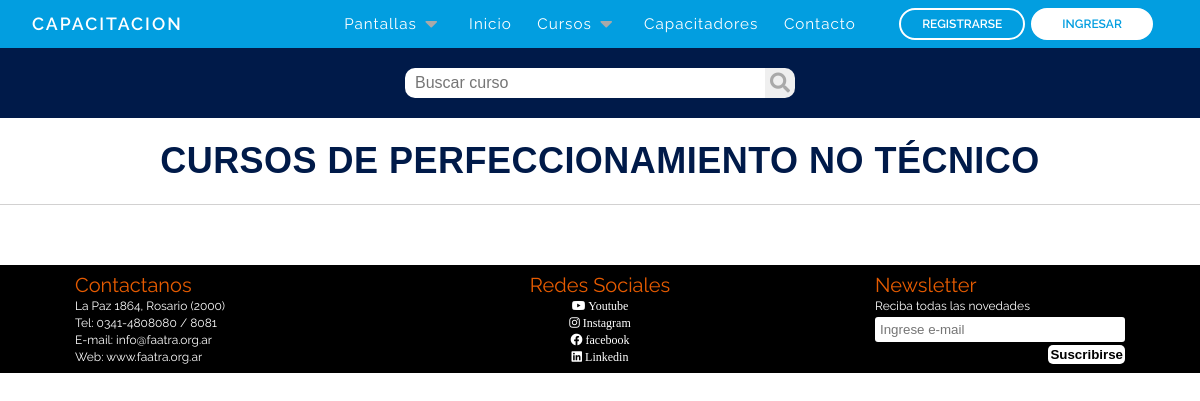
Page /cursosPerfeccionamientoNoT.php on the earlier database version.
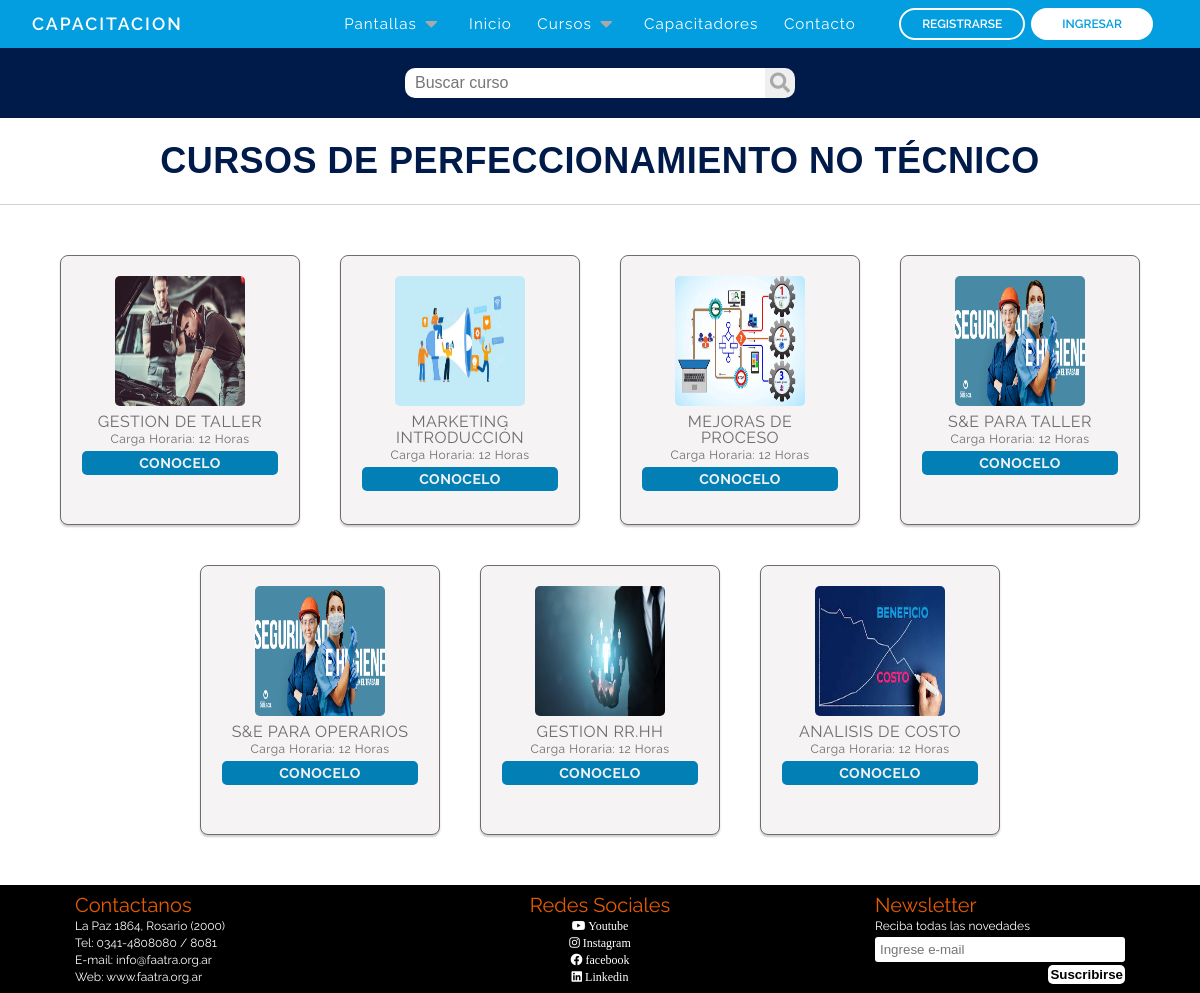
Same page on the later database version.
### tables this page shows
CREATE TABLE `cursos` (
  `id` int(11) NOT NULL,
  `nombre` varchar(120) NOT NULL,
  `nivel_curso` int(10) NOT NULL,
  `descripcion` varchar(1000) NOT NULL,
  `logo_curso` varchar(255) NOT NULL,
  `carga_horaria` int(10) NOT NULL,
  `fecha_inicio` date NOT NULL,
  `fecha_fin` date NOT NULL,
  `id_capacitador` int(10) NOT NULL,
  `id_modalidad` int(10) NOT NULL
);

CREATE TABLE `niveles_cursos` (
  `id` int(10) NOT NULL,
  `nivel` varchar(60) NOT NULL,
  `carga_horaria` varchar(20) NOT NULL,
  `sub_indice` int(1) NOT NULL
);

### cursosPerfeccionamientoNoT.php (the view, shortened to what this page needs)
<?php
require_once('bd/conexion.php');
if (isset( $_POST['input-buscador'])) {
  $palabra = $_POST['input-buscador'];
  try {
    $bus = $pdo->prepare("SELECT cursos.id AS alias, cursos.nombre, cursos.logo_curso, niveles_cursos.carga_horaria, niveles_cursos.nivel, niveles_cursos.carga_horaria FROM cursos INNER JOIN niveles_cursos ON cursos.nivel_curso = niveles_cursos.id WHERE LOWER(cursos.nombre) LIKE LOWER('%$palabra%') AND cursos.nivel_curso = 2");
  $bus->execute();
} catch(PDOException $e) {
  echo $e->getMessage();
}
} else {
  $bus = $pdo->prepare('SELECT cursos.id AS alias, cursos.nombre, cursos.logo_curso, niveles_cursos.carga_horaria, niveles_cursos.nivel, niveles_cursos.carga_horaria from cursos INNER JOIN niveles_cursos ON cursos.nivel_curso = niveles_cursos.id WHERE cursos.nivel_curso = 2');
    $bus->execute();
  }
?>
<!DOCTYPE html>
<html lang="es">
<head>
    <link rel="stylesheet" href="https://use.fontawesome.com/releases/v5.15.4/css/all.css"
 />
    <link rel="stylesheet" href="reset.css">
    <link rel="stylesheet" href="css/cursosPerfeccionamientoNoT.css">
    <link rel="stylesheet" href="css/footer.css">
</head>
<body>
    <?php require_once "nav.php" ?>
  <form action="" method="POST">
  <div class="header-content">
      <input type="text" class="input-buscador" id="input-buscador" name="input-buscador" placeholder="Buscar curso">
    <button type="text" id="buscador" name="buscador" class="buscador"><i class="fas fa-search"></i></button>
  </div>
</form>
    <main>
      <form action="" method="POST">
        <div>
          <p class="title">CURSOS DE PERFECCIONAMIENTO NO TÉCNICO</p>
        </div>
        <div class="container-capacitadores " id="lista-capacitadores">
          <?php while($res = $bus->fetch(PDO::FETCH_ASSOC)) { ?>
          <div class="card">
              <a href="<?= 'cursosPerfeccionamientoNoT.php?id='.$res['alias'] ?>" class="linkCapacitador">
                <img src="images/cursos/<?= $res['logo_curso']?>" class="card-img" alt="<? $res['cursos.nombre']?>">
                <h5><?= $res['nombre']?>
                  </h5>
                <span style="font-size: 12px;">Carga Horaria: <?= $res['carga_horaria']?>
          </span>
              </a>
              <a href="<?= 'cursosPerfeccionamientoNoT.php?id='.$res['alias'] ?>" class="button agregar-carrito">CONOCELO</a>
            </div>
            <?php } ?>
          </div>
      </form>
    </main>
    <?php include_once "footer.php" ?>
  </body>
</html>

### nav.php (shortened to what this page needs)
<!DOCTYPE html>
<html lang="en">
<head>
    <link rel="stylesheet" href="https://use.fontawesome.com/releases/v5.15.4/css/all.css" />
    <link rel="stylesheet" href="css/nav.css">
</head>
<body>
    <nav >
        <div class="containerNav">
            <div class="logo-container">
                <h3 class="logonav"><a class="ancor-nav" href="index.php">CAPACITACION</a></h3>
            </div>
            <div class="nav-btn">
                <div class="nav-links">
                    <ul>
                        <li class="nav-link" style="--i: .85s">
                            <a href="#">Pantallas<i class="fas fa-caret-down"></i></a>
                        </li>
                        <li class="nav-link" style="--i: .6s">
                            <a href="index.php">Inicio</a>
                        </li>
                        <li class="nav-link" style="--i: .85s">
                            <a href="#">Cursos<i class="fas fa-caret-down"></i></a>
                        </li>
                        <li class="nav-link" style="--i: 1.1s">
                            <a href="capacitadores.php">Capacitadores</a>
                        </li>
                        <li class="nav-link" style="--i: 1.35s">
                            <a href="contacto.php">Contacto</a>
                        </li>
                    </ul>
                    </div>
                        <div class="buttons" style="--i: 1.8s">
                            <a href="formularioRegistro.php" class="btn btnRegistrese transparent">Registrarse</a>
                            <a href="login.php" class="btn btnIngresar solid" id="abrirModal">Ingresar</a>
                        </div>
                    </div>
        </div>
    </nav>
</body>
</html>

### footer.php (shortened to what this page needs)
<footer class="footer">
        <form action="" method="POST" class="footer-item ">
            <h2 class="footer-title">Contactanos</h2>
            <ul>
                <li> La Paz 1864, Rosario (2000) </li>
                <li> Tel: 0341-4808080 / 8081 </li>
                <li> E-mail: info@faatra.org.ar </li>
                <li><a href='https://www.faatra.org.ar' target="_blank" rel="noopener noreferrer" class="web">Web: www.faatra.org.ar</a></li>
            </ul>
        </form>
        <div class="footer-item redes">
            <h2 class="footer-title"> Redes Sociales </h2>
            <ul>
                <li><i class="fab fa-youtube"><a href="https://www.youtube.com/@faatra" target="_blank" rel="noopener noreferrer"> Youtube</a></i>
                <li><i class="fab fa-instagram"><a href='https://www.instagram.com/faatraargentina/' target="_blank" rel="noopener noreferrer"> Instagram</a></i>
                <li><i class="fab fa-facebook"><a href="https://www.facebook.com/FAATRArgentina" target="_blank" rel="noopener noreferrer"> facebook</a></i>
                <li><i class="fab fa-linkedin"><a href="https://linkedin.com/in/faatra-argentina-1616b51a5/" target="_blank" rel="noopener noreferrer"> Linkedin</a></i>
            </ul>
        </div>
        <form class="footer-item newsletter" method="POST">
            <h2 class="footer-title"> Newsletter </h2>
            <ul class="news-input">
                <li>Reciba todas las novedades</li>
                <input type="email" class="input-news"  placeholder="Ingrese e-mail" name="email">
                <button type="submit" value="suscribirse" name="submit" class="btnNews">Suscribirse
            </ul>
</form>
    </footer>

### css/cursosPerfeccionamientoNoT.css (style rules this page uses)
main { margin: 0; padding: 0; box-sizing: border-box; letter-spacing: 0.03em; line-height: 1; background: #fff; }
.title { text-align: center; font-size: 36px; font-weight: bold; margin-bottom: 20px; color: #001a49; font-family: 'Franklin Gothic Medium', 'Arial Narrow', Arial, sans-serif }
p { padding: 5px 0px; }
.header-content { height: 70px; background-color: #001a49; width: 100%; display: flex; justify-content: center; align-items: center; margin-bottom: 20px; }
.card { padding: 10px; }
.linkCapacitador { margin: 0; padding: 0; text-decoration: none; color: #6d6d6d; }
.input-buscador { height: 30px; width: 30%; border-radius: 10px 0 0 10px; padding: 0 50px 0 10px ; font-size: 16px; border: none; }
button { border: none; border-radius: 0 10px 10px 0; }
.fas { padding: 5px; font-size: 20px; color: darkgrey; border-radius: 0 10px 10px 0; }
.button { background:#027fb5; text-decoration: none; padding: 10px; font-size: 14px; margin-top: 15px; border-radius: 5px; color: #f2f2f2; font-weight: 700; }
.container-capacitadores { width: 100%; max-width: 1200px; border-top: 1px solid rgb(210, 209, 209); height: auto; display: flex; flex-wrap: wrap; justify-content: center; margin: auto; padding: 30px 0px; }
.container-capacitadores .card { width: 240px; height: 270px; background: #f5f3f3; background-size: cover; color:#6d6d6d; border-radius: 8px; border:1px solid; box-shadow: 0 2px 2px rgba(0,0,0,0.2); overflow: hidden; margin: 20px 20px; text-align: center; align-items: center; transition: all 0.25s; }
.container-capacitadores .card img { width: 130px; height: 130px; margin: 5px; border-radius: 5px; cursor: pointer; }
.container-capacitadores .card a { padding: 5px; display: block; width: 90%; margin: 0 auto; font-family: 'Raleway', sans-serif !important; }

### css/footer.css (style rules this page uses)
.footer { display: flex; justify-content: space-around; flex-wrap: wrap; margin: 0; padding: 5px 0; background-color: #000; color: #fff; }
.footer-item { width: 250px; }
.footer-title { font-family: 'Raleway', sans-serif !important; color: #e65b00; font-size: 20px; margin: 5px 0; }
.footer ul li { font-family: 'Raleway', sans-serif !important; list-style: none; margin: 5px 0; font-size: 12px; }
.input-news { border: none; border-radius: 3px; padding: 5px 0; }
input.input-news { padding-left: 5px; width: 100%; }
.redes { text-align: center; cursor: pointer; }
.redes ul li a { color: #fff; }
.web { font-family: 'Raleway', sans-serif !important; text-decoration: none; color: #fff; }
.btnNews { font-weight: bold; cursor: pointer; padding: 2px; background: #ffffff; border-radius: 5px; margin-top: 3px; float: right; }

### css/nav.css (style rules this page uses)
* { padding: 0; margin: 0; box-sizing: border-box; }
ul { list-style: none; }
.ancor-nav { text-decoration: none; color: #fff; }
a { text-decoration: none; }
nav { font-family: 'Raleway', sans-serif !important; position: sticky; top: 0px; background-color: #029ee0; width: 100%; z-index: 1000; }
.containerNav { padding: 0 32px; margin: 0 auto; display: flex; position: relative; }
.logo-container { flex: 1; display: flex; align-items: center; }
.nav-btn { flex: 3; display: flex; }
.nav-links { flex: 2; }
.buttons { display: flex; justify-content: center; align-items: center; flex: 1; }
.logonav { color: #fff; font-size: 1.1rem; font-weight: 600; letter-spacing: 2px; text-transform: uppercase; line-height: 3rem; }
.btn { display: inline-block; padding: 8px 21px; font-size: 12px; font-weight: 600; border: 2px solid #fff; border-radius: 32px; line-height: 1; margin: 0 3px; transition: .3s; text-transform: uppercase; }
.btn.solid, .btn.transparent:hover { background-color: #fff; color: #029ee0; }
.btn.transparent, .btn.solid:hover { background-color: transparent; color: #fff; }
.nav-links > ul { display: flex; justify-content: center; align-items: center; }
.nav-link { position: relative; }
.nav-link > a { line-height: 3rem; color: #fff; padding: 0 .8rem; letter-spacing: 1px; font-size: .95rem; display: flex; align-items: center; justify-content: space-between; transition: .5s; }
.nav-link > a > i { margin-left: .2rem; }
.btnIngresar { padding-right: 29px; padding-left: 29px; }

Differences in the rows shown:
added cursos: logo_curso (picture), nombre "GESTION DE TALLER", niveles_cursos.carga_horaria "12 Horas"
added cursos: logo_curso (picture), nombre "MARKETING INTRODUCCIÓN", niveles_cursos.carga_horaria "12 Horas"
added cursos: logo_curso (picture), nombre "MEJORAS DE PROCESO", niveles_cursos.carga_horaria "12 Horas"
added cursos: logo_curso (picture), nombre "S&E PARA TALLER", niveles_cursos.carga_horaria "12 Horas"
added cursos: logo_curso (picture), nombre "S&E PARA OPERARIOS", niveles_cursos.carga_horaria "12 Horas"
added cursos: logo_curso (picture), nombre "GESTION RR.HH", niveles_cursos.carga_horaria "12 Horas"
added cursos: logo_curso (picture), nombre "ANALISIS DE COSTO", niveles_cursos.carga_horaria "12 Horas"
